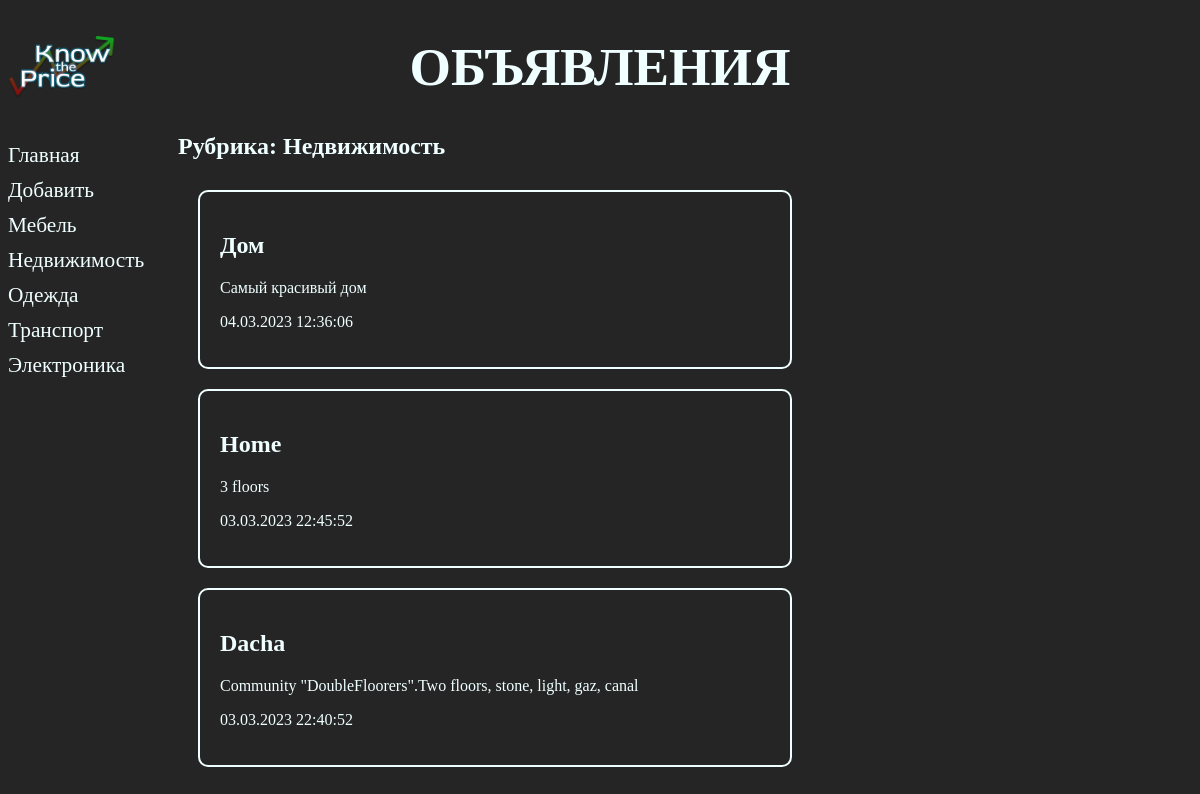
Screenshot of /bboard/1/ with the database file from the repository.
### bboard/models.py (models this page shows, shortened)
class Rubric(models.Model):
    name = models.CharField(max_length=20, db_index=True, verbose_name='Название')
    class Meta:
        verbose_name_plural = 'Рубрики'
        verbose_name = 'Рубрика'
        ordering = ['name']

class Bb(models.Model):
    class Kinds(models.IntegerChoices):
        BUY = 1, 'Куплю'
        SELL = 2, 'Продам'
        EXCHANGE = 3, 'Обменяю'
        RENT = 4
        __empty__ = 'Выберите тип публикуемого объявления'
    TYPES_PRODUCTS = (
        ('', 'Выберите тип продукта'),
        ('new', 'Новый'),
        ('old', 'Б/У'),
    )
    title = models.CharField(max_length=50,
                            verbose_name='Товар')
    content = models.TextField(null=True,
                               blank=True,
                               verbose_name='Описание')
    price = models.FloatField(null=True,
                              blank=True,
                              verbose_name='Цена')
    published = models.DateTimeField(auto_now_add=True,
                                     db_index=True,
                                     verbose_name='Опубликовано')
    rubric = models.ForeignKey('Rubric',
                               null=True,
                               on_delete=models.PROTECT,
                               verbose_name='Рубрика')
    types_of_product = models.CharField(max_length=3,
                                        choices=TYPES_PRODUCTS,
                                        blank=True, # необязательно к заполнению
                                        verbose_name='Состояние продукта')
    kind = models.CharField(max_length=1,
                            choices=Kinds.choices,
                            default=Kinds.SELL,
                            verbose_name='Тип объявления')
    class Meta:
        verbose_name_plural = 'Объявления'
        verbose_name = 'Объявление'
        ordering = ['-published']

### bboard/views.py (the view)
# urls.py: path('<int:rubric_id>/', by_rubric, name='by_rubric'),
def by_rubric(request, rubric_id):
    bbs = Bb.objects.filter(rubric=rubric_id)
    rubrics = Rubric.objects.all()
    current_rubric = Rubric.objects.get(pk=rubric_id)
    context = {'bbs': bbs,
               'rubrics': rubrics,
               'current_rubric': current_rubric
               }
    return render(request, 'bboard/by_rubric.html', context)

### bboard/templates/bboard/by_rubric.html (shortened to what this page needs)
{% extends 'layout/basic.html' %}
{% block content %}
<h2>Рубрика: {{ current_rubric.name }}</h2>
<div class="spisok-tovarov">
    {% for bb in bbs %}
    <div class="block">
        <h2>{{ bb.title }}</h2>
        <p>{{ bb.content }}</p>
        <p>{{ bb.published|date:"d.m.Y H:i:s" }}</p>
    </div>
    {% endfor %}
</div>
{% endblock content %}

### bboard/templates/layout/basic.html (shortened to what this page needs)
{% load static %}
<!DOCTYPE html>
<html lang="en">
<head>
    <link rel="stylesheet" type="text/css"
    href="{% static 'bboard/style.css' %}">
</head>
<body>
    <header>
        <h1>Объявления</h1>
    </header>
    <nav>
        <a href="{% url 'index' %}">Главная</a>
        <a href="{% url 'add' %}">Добавить</a>
        {% for rubric in rubrics %}
        <a href="{% url 'by_rubric' rubric.pk %}">{{ rubric.name }}</a>
        {% endfor %}
    </nav>
    <section>
        {% block content %}
        {% endblock content %}
    </section>
</body>
</html>

### bboard/static/bboard/style.css (style rules this page uses)
body { background-color: #252525; color: azure; text-decoration: none; }
header h1 { font-size: 40pt; text-transform: uppercase; text-align: center; background: url("logo_KTP.png") left / auto 100% no-repeat; }
nav { font-size: 16pt; width: 150px; float: left; }
nav a { display: block; margin: 10px 0px; text-decoration: none; color: azure; }
section { margin-left: 170px; }
.spisok-tovarov { display: flex; max-width: 1300px; flex-wrap: wrap; justify-content: space-between; align-content: space-between; }
div.block { border: 2px azure solid; border-radius: 10px; padding: 20px; width: 550px; margin: 10px 20px; }

### rows the page displays
Rubric: name "Мебель"
Rubric: name "Недвижимость"
Rubric: name "Одежда"
Rubric: name "Транспорт"
Rubric: name "Электроника"
Bb: title "Дом", content "Самый красивый дом", published "04.03.2023 12:36:06"
Bb: title "Home", content "3 floors", published "03.03.2023 22:45:52"
Bb: title "Dacha", content "Community \"DoubleFloorers\".Two floors, stone, light, gaz, canal", published "03.03.2023 22:40:52"
